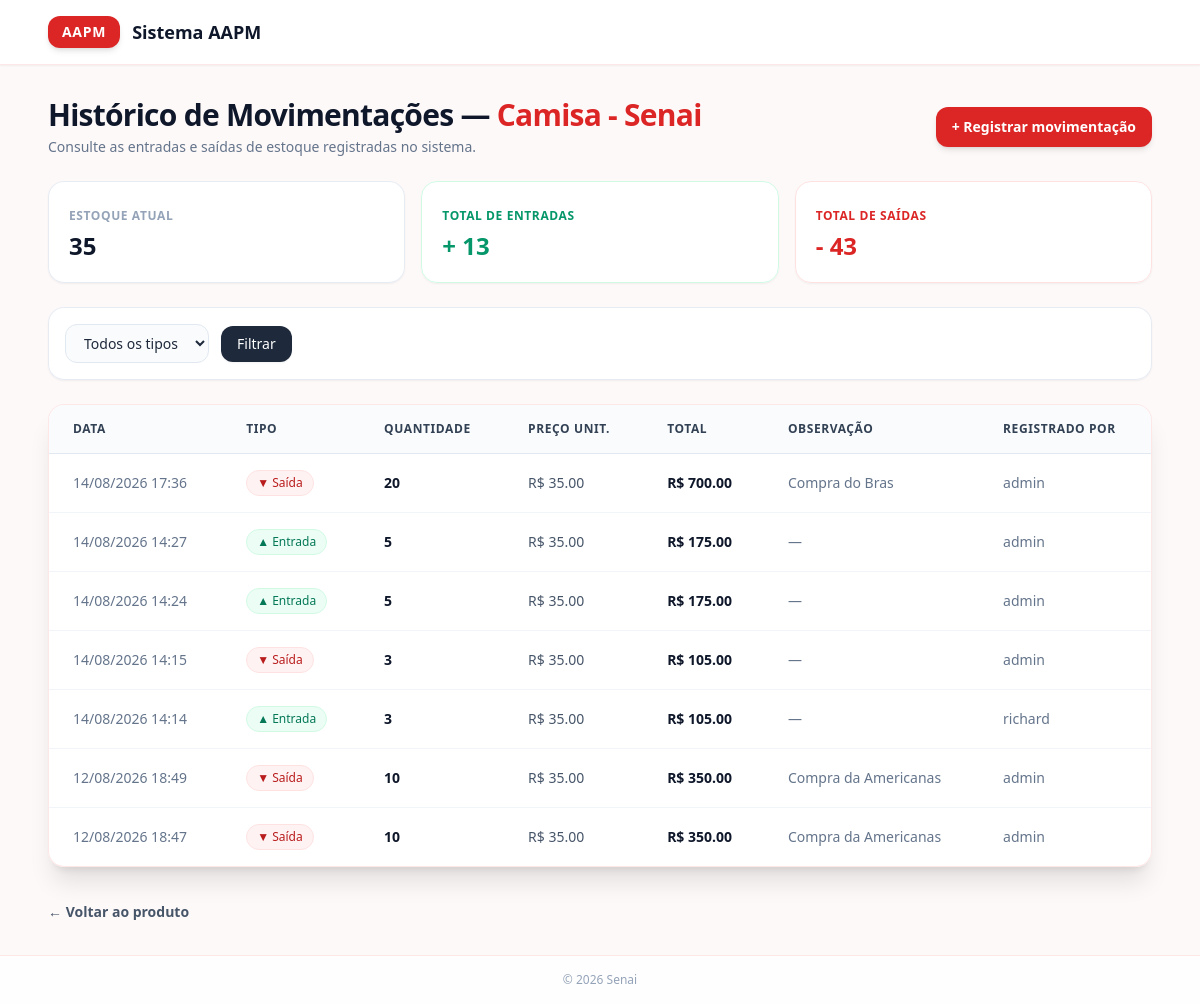
/movimentacoes/produto/1 (signed in), run on an earlier commit of the app's database.
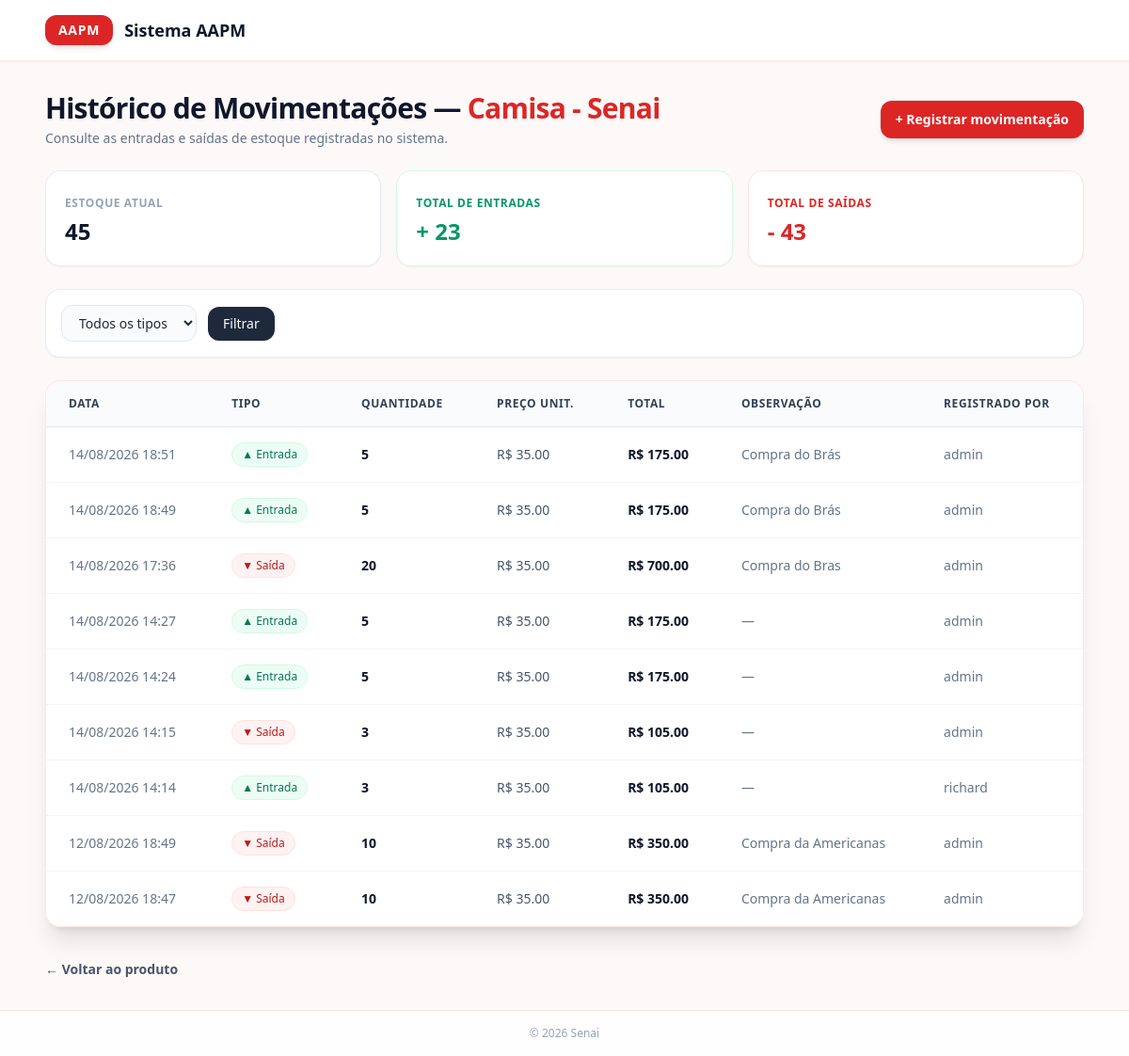
And on a later commit of the database.
### app/models/produto.py (models this page shows, shortened)
class Produto(Base):
    __tablename__ = "produtos"
    id = Column(Integer, primary_key=True, autoincrement=True, index=True)
    nome = Column(String(150), nullable=False, index=True)
    preco = Column(Float, nullable=False, default=0.0)
    estoque_atual = Column(Integer, nullable=False, default=0)
    ativo = Column(Boolean, default=True)
    imagem_path = Column(String(255), nullable=True)
    categoria_id = Column(Integer, ForeignKey("categorias.id", ondelete="SET NULL"), nullable=True )
    categoria = relationship("Categoria", back_populates="produtos")

### app/models/movimentacao.py (models this page shows, shortened)
class Movimentacao(Base):
    __tablename__ = "movimentacoes"
    id         = Column(Integer, primary_key=True, index=True)
    tipo       = Column(
        Enum(TipoMovimentacao),
        nullable=False
    )
    quantidade = Column(Integer, nullable=False)
    preco_unitario = Column(Float, nullable=False, default=0.0)
    observacao = Column(String(255), nullable=True)
    criado_em  = Column(DateTime, server_default=func.now())
    produto_id = Column(
        Integer,
        ForeignKey("produtos.id", ondelete="CASCADE"),
        nullable=False
    )
    usuario_id = Column(
        Integer,
        ForeignKey("usuarios.id", ondelete="SET NULL"),
        nullable=True
    )
    produto = relationship("Produto", backref="movimentacoes")
    usuario = relationship("Usuario", backref="movimentacoes")

### app/models/usuarios.py (models this page shows)
class Usuario(Base):
    __tablename__ = "usuarios"
    id = Column(Integer, primary_key=True, autoincrement=True)
    nome = Column(String(100), nullable=False)
    email = Column(String(150), unique=True, nullable=False)
    senha_hash = Column(String(255), nullable=False)
    role = Column(String(20), nullable=False, default="operador")
    ativo = Column(Boolean, default=True)
    criando_em = Column(DateTime, server_default=func.now())

### app/controllers/movimentacao_controller.py (the view)
@router.get("/produto/{produto_id}")
def historico_produto(
    produto_id: int,
    request: Request,
    db: Session = Depends(get_db),
    usuario = Depends(get_usuario_logado)
):
    produto = db.query(Produto).filter(Produto.id == produto_id).first()
    if not produto:
        return RedirectResponse(url="/produtos", status_code=302)
    movimentacoes = (
        db.query(Movimentacao)
        .filter(Movimentacao.produto_id == produto_id)
        .order_by(Movimentacao.criado_em.desc())
        .all()
    )
    total_entradas = sum(
        m.quantidade for m in movimentacoes
        if m.tipo == TipoMovimentacao.ENTRADA
    )
    total_saidas = sum(
        m.quantidade for m in movimentacoes
        if m.tipo == TipoMovimentacao.SAIDA
    )
    return templates.TemplateResponse(
        request,
        "movimentacoes/historico.html",
        {
            "request":        request,
            "usuario":        usuario,
            "produto":        produto,
            "movimentacoes":  movimentacoes,
            "total_entradas": total_entradas,
            "total_saidas":   total_saidas,
        }
    )

### app/templates/movimentacoes/historico.html (shortened to what this page needs)
<!DOCTYPE html>
<html lang="pt-br">
<head>
    <script src="https://cdn.tailwindcss.com"></script>
</head>
<body class="bg-red-50/40 min-h-screen flex flex-col font-sans text-slate-800 relative">
    <ul class="cubes-bg">
    </ul>
    <header class="w-full bg-white/90 backdrop-blur-md border-b border-red-100/80 shadow-sm z-10">
        <div class="max-w-6xl mx-auto px-6 py-4 flex items-center justify-between">
            <div class="flex items-center space-x-3">
                <div class="px-3.5 py-1.5 bg-red-600 text-white font-bold text-sm rounded-xl shadow-md tracking-wider flex items-center justify-center transform transition-transform duration-300 hover:scale-105">
                    AAPM
                </div>
                <span class="font-bold text-slate-900 text-lg">Sistema AAPM</span>
            </div>
        </div>
    </header>
    <main class="flex-1 max-w-6xl w-full mx-auto px-6 py-8 space-y-6 z-10">
        <div class="flex flex-col sm:flex-row sm:items-center sm:justify-between gap-4">
            <div>
                <h1 class="text-2xl sm:text-3xl font-extrabold text-slate-900 tracking-tight">
                    Histórico de Movimentações
                    {% if produto %} — <span class="text-red-600">{{ produto.nome }}</span>{% endif %}
                </h1>
                <p class="text-slate-500 text-sm mt-1">
                    Consulte as entradas e saídas de estoque registradas no sistema.
                </p>
            </div>
            <a href="/movimentacoes/nova{% if produto %}?produto_id={{ produto.id }}{% endif %}"
               class="inline-flex items-center justify-center px-4 py-2.5 bg-red-600 hover:bg-red-700 text-white font-semibold text-sm rounded-xl shadow-md hover:shadow-lg transition-all duration-200 hover:-translate-y-0.5">
                + Registrar movimentação
            </a>
        </div>
        {% if produto %}
        <div class="grid grid-cols-1 sm:grid-cols-3 gap-4">
            <div class="bg-white/90 backdrop-blur-md p-5 rounded-2xl shadow-sm border border-slate-200/80">
                <span class="text-xs font-semibold uppercase tracking-wider text-slate-400">Estoque Atual</span>
                <p class="text-2xl font-bold text-slate-900 mt-1">{{ produto.estoque_atual }}</p>
            </div>
            <div class="bg-white/90 backdrop-blur-md p-5 rounded-2xl shadow-sm border border-emerald-100">
                <span class="text-xs font-semibold uppercase tracking-wider text-emerald-600">Total de Entradas</span>
                <p class="text-2xl font-bold text-emerald-600 mt-1">+ {{ total_entradas }}</p>
            </div>
            <div class="bg-white/90 backdrop-blur-md p-5 rounded-2xl shadow-sm border border-red-100">
                <span class="text-xs font-semibold uppercase tracking-wider text-red-600">Total de Saídas</span>
                <p class="text-2xl font-bold text-red-600 mt-1">- {{ total_saidas }}</p>
            </div>
        </div>
        {% endif %}
        <div class="bg-white/90 backdrop-blur-md p-4 rounded-2xl shadow-sm border border-slate-200/80">
            <form method="get" class="flex flex-wrap items-center gap-3">
                <select name="tipo" class="px-3.5 py-2 bg-slate-50/80 border border-slate-200 rounded-xl text-sm focus:outline-none focus:ring-2 focus:ring-red-500/20 focus:border-red-600">
                    <option value="">Todos os tipos</option>
                </select>
                <button type="submit" class="px-4 py-2 bg-slate-800 hover:bg-slate-900 text-white font-medium text-sm rounded-xl transition-colors shadow-sm">
                    Filtrar
                </button>
            </form>
        </div>
        <div class="bg-white/90 backdrop-blur-md rounded-2xl shadow-xl border border-red-100/80 overflow-hidden">
            <div class="overflow-x-auto">
                <table class="w-full text-left text-sm text-slate-600">
                    <thead class="bg-slate-50/80 border-b border-slate-200 text-slate-700 uppercase font-semibold text-xs tracking-wider">
                        <tr>
                            <th class="px-6 py-4">Data</th>
                            <th class="px-6 py-4">Tipo</th>
                            <th class="px-6 py-4">Quantidade</th>
                            <th class="px-6 py-4">Preço unit.</th>
                            <th class="px-6 py-4">Total</th>
                            <th class="px-6 py-4">Observação</th>
                            <th class="px-6 py-4">Registrado por</th>
                        </tr>
                    </thead>
                    <tbody class="divide-y divide-slate-100">
                        {% for m in movimentacoes %}
                        <tr class="hover:bg-slate-50/80 transition-colors">
                            <td class="px-6 py-4 whitespace-nowrap text-slate-500">
                                {{ m.criado_em.strftime('%d/%m/%Y %H:%M') }}
                            </td>
                            <td class="px-6 py-4 whitespace-nowrap">
                                {% if m.tipo.value == 'entrada' %}
                                    <span class="inline-flex items-center px-2.5 py-1 rounded-full text-xs font-medium bg-emerald-50 text-emerald-700 border border-emerald-100">
                                        ▲ Entrada
                                    </span>
                                {% else %}
                                    <span class="inline-flex items-center px-2.5 py-1 rounded-full text-xs font-medium bg-red-50 text-red-700 border border-red-100">
                                        ▼ Saída
                                    </span>
                                {% endif %}
                            </td>
                            <td class="px-6 py-4 font-semibold text-slate-900">
                                {{ m.quantidade }}
                            </td>
                            <td class="px-6 py-4">
                                R$ {{ "%.2f"|format(m.preco_unitario) }}
                            </td>
                            <td class="px-6 py-4 font-bold text-slate-900">
                                R$ {{ "%.2f"|format(m.valor_total) }}
                            </td>
                            <td class="px-6 py-4 text-slate-500 max-w-xs truncate">
                                {{ m.observacao or "—" }}
                            </td>
                            <td class="px-6 py-4 text-slate-500 whitespace-nowrap">
                                {{ m.usuario.nome if m.usuario else "—" }}
                            </td>
                        </tr>
                        {% endfor %}
                    </tbody>
                </table>
            </div>
        </div>
        <div class="pt-2">
            {% if produto %}
                <a href="/produtos/{{ produto.id }}" class="text-sm font-semibold text-slate-600 hover:text-red-600 transition-colors">
                    ← Voltar ao produto
                </a>
            {% else %}
                <a href="/dashboard" class="text-sm font-semibold text-slate-600 hover:text-red-600 transition-colors">
                    ← Voltar ao Dashboard
                </a>
            {% endif %}
        </div>
    </main>
    <footer class="w-full bg-white/80 backdrop-blur-md border-t border-red-100/80 py-4 text-center text-xs text-slate-400 z-10 font-medium mt-auto">
        &copy; 2026 Senai
    </footer>
</body>
</html>

### app/templates/movimentacoes/historico.html (style rules this page uses)
.cubes-bg { position: fixed; top: 0; left: 0; width: 100%; height: 100%; overflow: hidden; z-index: 0; margin: 0; padding: 0; }

What changed in the data, as far as the page shows it:
changed Produto "Camisa - Senai": estoque_atual "35" → "45"
added Movimentacao: criado_em "14/08/2026 18:51", tipo "▲ Entrada", quantidade "5", preco_unitario "35.00", valor_total "175.00", observacao "Compra do Brás", usuario "admin"
added Movimentacao: criado_em "14/08/2026 18:49", tipo "▲ Entrada", quantidade "5", preco_unitario "35.00", valor_total "175.00", observacao "Compra do Brás", usuario "admin"
Also different on the page:
{{ total_entradas }}: "13" → "23"
